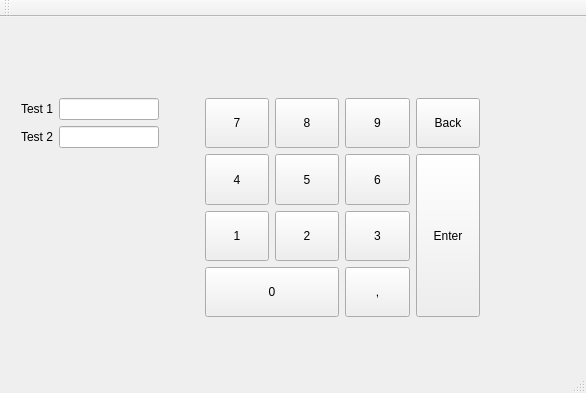
<?xml version="1.0" encoding="UTF-8"?>
<ui version="4.0">
 <class>MainWindow</class>
 <widget class="QMainWindow" name="MainWindow">
  <property name="geometry">
   <rect>
    <x>0</x>
    <y>0</y>
    <width>586</width>
    <height>393</height>
   </rect>
  </property>
  <property name="windowTitle">
   <string>MainWindow</string>
  </property>
  <widget class="QWidget" name="centralWidget">
   <widget class="QWidget" name="layoutWidget">
    <property name="geometry">
     <rect>
      <x>10</x>
      <y>70</y>
      <width>481</width>
      <height>241</height>
     </rect>
    </property>
    <layout class="QHBoxLayout" name="horizontalLayout_3">
     <item>
      <layout class="QVBoxLayout" name="verticalLayout">
       <item>
        <layout class="QHBoxLayout" name="horizontalLayout">
         <item>
          <widget class="QLabel" name="labelTest1">
           <property name="text">
            <string>Test 1</string>
           </property>
          </widget>
         </item>
         <item>
          <widget class="QLineEdit" name="lineEditTest1">
           <property name="minimumSize">
            <size>
             <width>100</width>
             <height>0</height>
            </size>
           </property>
          </widget>
         </item>
        </layout>
       </item>
       <item>
        <layout class="QHBoxLayout" name="horizontalLayout_2">
         <item>
          <widget class="QLabel" name="labelTest2">
           <property name="text">
            <string>Test 2</string>
           </property>
          </widget>
         </item>
         <item>
          <widget class="QLineEdit" name="lineEditTest2">
           <property name="minimumSize">
            <size>
             <width>100</width>
             <height>0</height>
            </size>
           </property>
          </widget>
         </item>
        </layout>
       </item>
       <item>
        <spacer name="verticalSpacer">
         <property name="orientation">
          <enum>Qt::Vertical</enum>
         </property>
         <property name="sizeHint" stdset="0">
          <size>
           <width>20</width>
           <height>40</height>
          </size>
         </property>
        </spacer>
       </item>
      </layout>
     </item>
     <item>
      <spacer name="horizontalSpacer">
       <property name="orientation">
        <enum>Qt::Horizontal</enum>
       </property>
       <property name="sizeType">
        <enum>QSizePolicy::MinimumExpanding</enum>
       </property>
       <property name="sizeHint" stdset="0">
        <size>
         <width>40</width>
         <height>20</height>
        </size>
       </property>
      </spacer>
     </item>
     <item>
      <layout class="QGridLayout" name="gridLayout" rowminimumheight="10,10,10,10" columnminimumwidth="10,10,10,10">
       <property name="sizeConstraint">
        <enum>QLayout::SetFixedSize</enum>
       </property>
       <item row="3" column="0" colspan="2">
        <widget class="QPushButton" name="pushButtonKey0">
         <property name="sizePolicy">
          <sizepolicy hsizetype="Minimum" vsizetype="Minimum">
           <horstretch>0</horstretch>
           <verstretch>0</verstretch>
          </sizepolicy>
         </property>
         <property name="minimumSize">
          <size>
           <width>10</width>
           <height>10</height>
          </size>
         </property>
         <property name="focusPolicy">
          <enum>Qt::NoFocus</enum>
         </property>
         <property name="text">
          <string>0</string>
         </property>
        </widget>
       </item>
       <item row="1" column="2">
        <widget class="QPushButton" name="pushButtonKey6">
         <property name="sizePolicy">
          <sizepolicy hsizetype="Minimum" vsizetype="Minimum">
           <horstretch>0</horstretch>
           <verstretch>0</verstretch>
          </sizepolicy>
         </property>
         <property name="minimumSize">
          <size>
           <width>10</width>
           <height>10</height>
          </size>
         </property>
         <property name="focusPolicy">
          <enum>Qt::NoFocus</enum>
         </property>
         <property name="text">
          <string>6</string>
         </property>
        </widget>
       </item>
       <item row="2" column="0">
        <widget class="QPushButton" name="pushButtonKey1">
         <property name="sizePolicy">
          <sizepolicy hsizetype="Minimum" vsizetype="Minimum">
           <horstretch>0</horstretch>
           <verstretch>0</verstretch>
          </sizepolicy>
         </property>
         <property name="minimumSize">
          <size>
           <width>10</width>
           <height>10</height>
          </size>
         </property>
         <property name="focusPolicy">
          <enum>Qt::NoFocus</enum>
         </property>
         <property name="text">
          <string>1</string>
         </property>
        </widget>
       </item>
       <item row="1" column="0">
        <widget class="QPushButton" name="pushButtonKey4">
         <property name="sizePolicy">
          <sizepolicy hsizetype="Minimum" vsizetype="Minimum">
           <horstretch>0</horstretch>
           <verstretch>0</verstretch>
          </sizepolicy>
         </property>
         <property name="minimumSize">
          <size>
           <width>10</width>
           <height>10</height>
          </size>
         </property>
         <property name="focusPolicy">
          <enum>Qt::NoFocus</enum>
         </property>
         <property name="text">
          <string>4</string>
         </property>
        </widget>
       </item>
       <item row="0" column="0">
        <widget class="QPushButton" name="pushButtonKey7">
         <property name="sizePolicy">
          <sizepolicy hsizetype="Minimum" vsizetype="Minimum">
           <horstretch>0</horstretch>
           <verstretch>0</verstretch>
          </sizepolicy>
         </property>
         <property name="minimumSize">
          <size>
           <width>10</width>
           <height>10</height>
          </size>
         </property>
         <property name="focusPolicy">
          <enum>Qt::NoFocus</enum>
         </property>
         <property name="text">
          <string>7</string>
         </property>
        </widget>
       </item>
       <item row="1" column="1">
        <widget class="QPushButton" name="pushButtonKey5">
         <property name="sizePolicy">
          <sizepolicy hsizetype="Minimum" vsizetype="Minimum">
           <horstretch>0</horstretch>
           <verstretch>0</verstretch>
          </sizepolicy>
         </property>
         <property name="minimumSize">
          <size>
           <width>10</width>
           <height>10</height>
          </size>
         </property>
         <property name="focusPolicy">
          <enum>Qt::NoFocus</enum>
         </property>
         <property name="text">
          <string>5</string>
         </property>
        </widget>
       </item>
       <item row="2" column="1">
        <widget class="QPushButton" name="pushButtonKey2">
         <property name="sizePolicy">
          <sizepolicy hsizetype="Minimum" vsizetype="Minimum">
           <horstretch>0</horstretch>
           <verstretch>0</verstretch>
          </sizepolicy>
         </property>
         <property name="minimumSize">
          <size>
           <width>10</width>
           <height>10</height>
          </size>
         </property>
         <property name="focusPolicy">
          <enum>Qt::NoFocus</enum>
         </property>
         <property name="text">
          <string>2</string>
         </property>
        </widget>
       </item>
       <item row="0" column="1">
        <widget class="QPushButton" name="pushButtonKey8">
         <property name="sizePolicy">
          <sizepolicy hsizetype="Minimum" vsizetype="Minimum">
           <horstretch>0</horstretch>
           <verstretch>0</verstretch>
          </sizepolicy>
         </property>
         <property name="minimumSize">
          <size>
           <width>10</width>
           <height>10</height>
          </size>
         </property>
         <property name="focusPolicy">
          <enum>Qt::NoFocus</enum>
         </property>
         <property name="text">
          <string>8</string>
         </property>
        </widget>
       </item>
       <item row="0" column="2">
        <widget class="QPushButton" name="pushButtonKey9">
         <property name="sizePolicy">
          <sizepolicy hsizetype="Minimum" vsizetype="Minimum">
           <horstretch>0</horstretch>
           <verstretch>0</verstretch>
          </sizepolicy>
         </property>
         <property name="minimumSize">
          <size>
           <width>10</width>
           <height>10</height>
          </size>
         </property>
         <property name="focusPolicy">
          <enum>Qt::NoFocus</enum>
         </property>
         <property name="text">
          <string>9</string>
         </property>
        </widget>
       </item>
       <item row="3" column="2">
        <widget class="QPushButton" name="pushButtonKeyDot">
         <property name="sizePolicy">
          <sizepolicy hsizetype="Minimum" vsizetype="Minimum">
           <horstretch>0</horstretch>
           <verstretch>0</verstretch>
          </sizepolicy>
         </property>
         <property name="minimumSize">
          <size>
           <width>10</width>
           <height>10</height>
          </size>
         </property>
         <property name="focusPolicy">
          <enum>Qt::NoFocus</enum>
         </property>
         <property name="text">
          <string>,</string>
         </property>
        </widget>
       </item>
       <item row="2" column="2">
        <widget class="QPushButton" name="pushButtonKey3">
         <property name="sizePolicy">
          <sizepolicy hsizetype="Minimum" vsizetype="Minimum">
           <horstretch>0</horstretch>
           <verstretch>0</verstretch>
          </sizepolicy>
         </property>
         <property name="minimumSize">
          <size>
           <width>10</width>
           <height>10</height>
          </size>
         </property>
         <property name="focusPolicy">
          <enum>Qt::NoFocus</enum>
         </property>
         <property name="text">
          <string>3</string>
         </property>
        </widget>
       </item>
       <item row="0" column="3">
        <widget class="QPushButton" name="pushButtonKeyBack">
         <property name="sizePolicy">
          <sizepolicy hsizetype="Minimum" vsizetype="Minimum">
           <horstretch>0</horstretch>
           <verstretch>0</verstretch>
          </sizepolicy>
         </property>
         <property name="minimumSize">
          <size>
           <width>10</width>
           <height>10</height>
          </size>
         </property>
         <property name="focusPolicy">
          <enum>Qt::NoFocus</enum>
         </property>
         <property name="text">
          <string>Back</string>
         </property>
        </widget>
       </item>
       <item row="1" column="3" rowspan="3">
        <widget class="QPushButton" name="pushButtonKeyEnter">
         <property name="sizePolicy">
          <sizepolicy hsizetype="Minimum" vsizetype="Minimum">
           <horstretch>0</horstretch>
           <verstretch>0</verstretch>
          </sizepolicy>
         </property>
         <property name="minimumSize">
          <size>
           <width>10</width>
           <height>10</height>
          </size>
         </property>
         <property name="focusPolicy">
          <enum>Qt::NoFocus</enum>
         </property>
         <property name="layoutDirection">
          <enum>Qt::LeftToRight</enum>
         </property>
         <property name="text">
          <string>Enter</string>
         </property>
        </widget>
       </item>
      </layout>
     </item>
    </layout>
   </widget>
  </widget>
  <widget class="QMenuBar" name="menuBar">
   <property name="geometry">
    <rect>
     <x>0</x>
     <y>0</y>
     <width>586</width>
     <height>23</height>
    </rect>
   </property>
  </widget>
  <widget class="QToolBar" name="mainToolBar">
   <attribute name="toolBarArea">
    <enum>TopToolBarArea</enum>
   </attribute>
   <attribute name="toolBarBreak">
    <bool>false</bool>
   </attribute>
  </widget>
  <widget class="QStatusBar" name="statusBar"/>
 </widget>
 <layoutdefault spacing="6" margin="11"/>
 <resources/>
 <connections/>
</ui>
